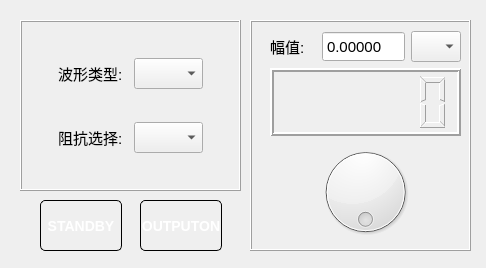
<?xml version="1.0" encoding="UTF-8"?>
<ui version="4.0">
 <class>DcDialog</class>
 <widget class="QDialog" name="DcDialog">
  <property name="geometry">
   <rect>
    <x>0</x>
    <y>0</y>
    <width>486</width>
    <height>268</height>
   </rect>
  </property>
  <property name="minimumSize">
   <size>
    <width>486</width>
    <height>268</height>
   </size>
  </property>
  <property name="maximumSize">
   <size>
    <width>999</width>
    <height>999</height>
   </size>
  </property>
  <property name="windowTitle">
   <string>直流</string>
  </property>
  <property name="windowIcon">
   <iconset resource="resourcefile.qrc">
    <normaloff>:/Icon/Icon/wave-1.png</normaloff>:/Icon/Icon/wave-1.png</iconset>
  </property>
  <property name="styleSheet">
   <string notr="true"/>
  </property>
  <widget class="QFrame" name="frame_2">
   <property name="geometry">
    <rect>
     <x>20</x>
     <y>20</y>
     <width>221</width>
     <height>171</height>
    </rect>
   </property>
   <property name="frameShape">
    <enum>QFrame::Box</enum>
   </property>
   <property name="frameShadow">
    <enum>QFrame::Raised</enum>
   </property>
   <layout class="QGridLayout" name="gridLayout">
    <item row="1" column="0">
     <layout class="QHBoxLayout" name="horizontalLayout_2">
      <item>
       <widget class="QLabel" name="DcWaveOhm_Label">
        <property name="minimumSize">
         <size>
          <width>70</width>
          <height>31</height>
         </size>
        </property>
        <property name="maximumSize">
         <size>
          <width>70</width>
          <height>31</height>
         </size>
        </property>
        <property name="font">
         <font>
          <pointsize>11</pointsize>
         </font>
        </property>
        <property name="frameShape">
         <enum>QFrame::NoFrame</enum>
        </property>
        <property name="lineWidth">
         <number>2</number>
        </property>
        <property name="text">
         <string>阻抗选择:</string>
        </property>
        <property name="textFormat">
         <enum>Qt::AutoText</enum>
        </property>
        <property name="buddy">
         <cstring>DcWaveNo_Cmb</cstring>
        </property>
       </widget>
      </item>
      <item>
       <widget class="QComboBox" name="DcOhm_Cmb">
        <property name="minimumSize">
         <size>
          <width>69</width>
          <height>31</height>
         </size>
        </property>
        <property name="maximumSize">
         <size>
          <width>69</width>
          <height>31</height>
         </size>
        </property>
        <property name="font">
         <font>
          <family>Andalus</family>
          <pointsize>11</pointsize>
         </font>
        </property>
        <property name="autoFillBackground">
         <bool>false</bool>
        </property>
        <property name="styleSheet">
         <string notr="true"/>
        </property>
        <property name="currentText">
         <string/>
        </property>
        <property name="currentIndex">
         <number>-1</number>
        </property>
       </widget>
      </item>
     </layout>
    </item>
    <item row="0" column="0">
     <layout class="QHBoxLayout" name="horizontalLayout">
      <item>
       <widget class="QLabel" name="DcWaveNo_Label">
        <property name="minimumSize">
         <size>
          <width>70</width>
          <height>31</height>
         </size>
        </property>
        <property name="maximumSize">
         <size>
          <width>70</width>
          <height>31</height>
         </size>
        </property>
        <property name="font">
         <font>
          <pointsize>11</pointsize>
         </font>
        </property>
        <property name="frameShape">
         <enum>QFrame::NoFrame</enum>
        </property>
        <property name="lineWidth">
         <number>2</number>
        </property>
        <property name="text">
         <string>波形类型:</string>
        </property>
        <property name="textFormat">
         <enum>Qt::AutoText</enum>
        </property>
        <property name="buddy">
         <cstring>DcWaveNo_Cmb</cstring>
        </property>
       </widget>
      </item>
      <item>
       <widget class="QComboBox" name="DcWaveNo_Cmb">
        <property name="minimumSize">
         <size>
          <width>69</width>
          <height>31</height>
         </size>
        </property>
        <property name="maximumSize">
         <size>
          <width>69</width>
          <height>31</height>
         </size>
        </property>
        <property name="font">
         <font>
          <family>Andalus</family>
          <pointsize>11</pointsize>
         </font>
        </property>
        <property name="autoFillBackground">
         <bool>false</bool>
        </property>
        <property name="styleSheet">
         <string notr="true"/>
        </property>
        <property name="currentText">
         <string/>
        </property>
        <property name="currentIndex">
         <number>-1</number>
        </property>
       </widget>
      </item>
     </layout>
    </item>
   </layout>
  </widget>
  <widget class="QPushButton" name="StandBy_pushBtn">
   <property name="geometry">
    <rect>
     <x>40</x>
     <y>200</y>
     <width>82</width>
     <height>51</height>
    </rect>
   </property>
   <property name="minimumSize">
    <size>
     <width>82</width>
     <height>51</height>
    </size>
   </property>
   <property name="font">
    <font>
     <pointsize>-1</pointsize>
     <weight>75</weight>
     <italic>false</italic>
     <bold>true</bold>
    </font>
   </property>
   <property name="styleSheet">
    <string notr="true">QPushButton {
    border: 1px solid #000000;
    border-radius: 5px;
    background-color: qlineargradient(x1: 0, y1: 0, x2: 0, y2: 1,
                                   stop: 0 #dedede, stop: 0.5 #434343,
                                   stop: 0.51 #000000, stop: 1 #656a6d);
    color: #FFFFFF;
    font: bold 14px;
    min-width: 80px;
}

QPushButton:pressed {
    background-color: qlineargradient(x1: 0, y1: 0, x2: 0, y2: 1,
                                   stop: 0 #cfcccc, stop: 0.5 #333232,
                                   stop: 0.51 #000000, stop: 1 #585c5f);
    color: #00CC00;
}
QPushButton:flat {
    border: none;
}

</string>
   </property>
   <property name="text">
    <string>STANDBY</string>
   </property>
  </widget>
  <widget class="QPushButton" name="OutputOn_pushBtn">
   <property name="geometry">
    <rect>
     <x>140</x>
     <y>200</y>
     <width>82</width>
     <height>51</height>
    </rect>
   </property>
   <property name="minimumSize">
    <size>
     <width>82</width>
     <height>51</height>
    </size>
   </property>
   <property name="font">
    <font>
     <pointsize>-1</pointsize>
     <weight>75</weight>
     <italic>false</italic>
     <bold>true</bold>
    </font>
   </property>
   <property name="styleSheet">
    <string notr="true">QPushButton {
    border: 1px solid #000000;
    border-radius: 5px;
    background-color: qlineargradient(x1: 0, y1: 0, x2: 0, y2: 1,
                                   stop: 0 #dedede, stop: 0.5 #434343,
                                   stop: 0.51 #000000, stop: 1 #656a6d);
    color: #FFFFFF;
    font: bold 14px;
    min-width: 80px;
}

QPushButton:pressed {
    background-color: qlineargradient(x1: 0, y1: 0, x2: 0, y2: 1,
                                   stop: 0 #cfcccc, stop: 0.5 #333232,
                                   stop: 0.51 #000000, stop: 1 #585c5f);
    color: #00CC00;
}
 
QPushButton:flat {
    border: none;
}</string>
   </property>
   <property name="text">
    <string>OUTPUTON</string>
   </property>
  </widget>
  <widget class="QFrame" name="frame">
   <property name="geometry">
    <rect>
     <x>250</x>
     <y>20</y>
     <width>221</width>
     <height>231</height>
    </rect>
   </property>
   <property name="styleSheet">
    <string notr="true">gridline-color: rgb(0, 170, 255);</string>
   </property>
   <property name="frameShape">
    <enum>QFrame::Box</enum>
   </property>
   <property name="frameShadow">
    <enum>QFrame::Raised</enum>
   </property>
   <widget class="QWidget" name="layoutWidget">
    <property name="geometry">
     <rect>
      <x>20</x>
      <y>11</y>
      <width>191</width>
      <height>211</height>
     </rect>
    </property>
    <layout class="QVBoxLayout" name="verticalLayout_2">
     <item>
      <layout class="QHBoxLayout" name="horizontalLayout_3">
       <item>
        <widget class="QLabel" name="DcAmp_Label">
         <property name="minimumSize">
          <size>
           <width>41</width>
           <height>31</height>
          </size>
         </property>
         <property name="font">
          <font>
           <pointsize>11</pointsize>
          </font>
         </property>
         <property name="text">
          <string>幅值:</string>
         </property>
        </widget>
       </item>
       <item>
        <widget class="QDoubleSpinBox" name="DcAmp_Dsb">
         <property name="minimumSize">
          <size>
           <width>82</width>
           <height>31</height>
          </size>
         </property>
         <property name="font">
          <font>
           <pointsize>11</pointsize>
          </font>
         </property>
         <property name="styleSheet">
          <string notr="true"/>
         </property>
         <property name="buttonSymbols">
          <enum>QAbstractSpinBox::NoButtons</enum>
         </property>
         <property name="decimals">
          <number>5</number>
         </property>
         <property name="maximum">
          <double>149.990000000000009</double>
         </property>
         <property name="singleStep">
          <double>0.100000000000000</double>
         </property>
        </widget>
       </item>
       <item>
        <widget class="QComboBox" name="DcAmpUnit_Cmb">
         <property name="minimumSize">
          <size>
           <width>50</width>
           <height>31</height>
          </size>
         </property>
         <property name="maximumSize">
          <size>
           <width>50</width>
           <height>16777215</height>
          </size>
         </property>
         <property name="font">
          <font>
           <family>Batang</family>
           <pointsize>11</pointsize>
           <weight>75</weight>
           <bold>true</bold>
          </font>
         </property>
         <property name="editable">
          <bool>false</bool>
         </property>
        </widget>
       </item>
      </layout>
     </item>
     <item>
      <widget class="QLCDNumber" name="lcdNumber">
       <property name="lineWidth">
        <number>2</number>
       </property>
       <property name="smallDecimalPoint">
        <bool>true</bool>
       </property>
       <property name="segmentStyle">
        <enum>QLCDNumber::Outline</enum>
       </property>
      </widget>
     </item>
     <item>
      <widget class="QDial" name="DcAmp_Dial">
       <property name="maximum">
        <number>150</number>
       </property>
       <property name="invertedAppearance">
        <bool>false</bool>
       </property>
       <property name="invertedControls">
        <bool>false</bool>
       </property>
       <property name="wrapping">
        <bool>true</bool>
       </property>
       <property name="notchesVisible">
        <bool>false</bool>
       </property>
      </widget>
     </item>
    </layout>
   </widget>
  </widget>
 </widget>
 <resources>
  <include location="resourcefile.qrc"/>
 </resources>
 <connections/>
</ui>
